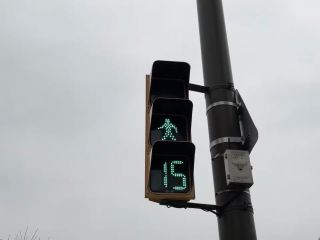
#> input picture app/test/fixtures/clip_qvga_f20.jpg, 320 x 240 px
$ python -i signal_head.py   (imports and definitions only)
#> lines starting #> are read from the running program, lines starting #| are printed output that depends on the picture; after the words box and inside, x2 and y2 are one past the last pixel; in counts of white or black regions, pixels touching at a corner belong together
#> further down, picture is the input picture: shape (240, 320, 3); mean B, G, R 177.1, 175, 172.4
### digits.py
"""잔여 시간 숫자 읽기 (5단계, 선택 기능) — 7-세그먼트 디코딩, 딥러닝 없음.

보행 신호 잔여시간 표시기는 붉은 LED 7-세그먼트 형태가 표준적이다.
숫자 ROI → 빨강 마스크 → 열 투영으로 자릿수 분리 → 자릿수별 7개
세그먼트 영역 샘플링 → 패턴 테이블 디코딩.

정직성 원칙: 모든 자릿수가 유효 패턴으로 디코딩될 때만 값을 내고,
아니면 None("판독 불가"). 시간 안정화(최근 5프레임 다수결)까지 통과해야
stable 값이 된다. 어설픈 추측은 하지 않는다.
"""

from __future__ import annotations

from collections import Counter, deque

import cv2
import numpy as np

# 세그먼트 이름: a=상단, b=우상, c=우하, d=하단, e=좌하, f=좌상, g=중앙
DIGIT_PATTERNS = {
    "abcdef": 0, "bc": 1, "abged": 2, "abgcd": 3, "fgbc": 4,
    "afgcd": 5, "afgedc": 6, "abc": 7, "abcdefg": 8, "abcdfg": 9,
}
# 정규화 좌표 (x1, y1, x2, y2) — 자릿수 셀 안에서 각 세그먼트를 샘플링할 영역
SEGMENT_REGIONS = {
    "a": (0.25, 0.00, 0.75, 0.18),
    "b": (0.70, 0.12, 1.00, 0.44),
    "c": (0.70, 0.56, 1.00, 0.88),
    "d": (0.25, 0.82, 0.75, 1.00),
    "e": (0.00, 0.56, 0.30, 0.88),
    "f": (0.00, 0.12, 0.30, 0.44),
    "g": (0.25, 0.41, 0.75, 0.59),
}


def _normalize_pattern(segs: set[str]) -> str:
    return "".join(sorted(segs))


# 패턴 테이블을 정렬 키로 재색인
_PATTERNS_SORTED = {_normalize_pattern(set(k)): v for k, v in DIGIT_PATTERNS.items()}


class DigitReader:
    # [167 lines left out: functions __init__, _mask, _split_cells, _seg_ratio, _decode_cell, read_frame and 2 more, not called in this run]

### signal_head.py
"""보행 신호등 몸체를 찾아 그 안의 램프 색과 옆 잔여시간 숫자를 읽는다.

중앙 고정 ROI 대신 사진 전체에서 신호등을 찾는다. 판독 규칙:
- 신호등 몸체 = 어두운 세로 직사각형(높이/폭 1.4~3.2, 사각형 채움 0.75 이상).
- 빨강은 몸체 **위 칸**, 초록은 **아래 칸**에서만 인정한다. 보행 신호등의 램프
  배치와 같다. 몸체 밖의 색 물체나 칸이 뒤바뀐 색은 신호로 보지 않는다.
- 잔여시간 숫자 = 몸체 오른쪽, 아래 램프 높이에 있는 어두운 상자의 빨간 7-세그먼트.
  숫자는 판단을 더 조심스럽게 만드는 데만 쓴다(judge에서 API보다 짧으면 WAIT).

정직성: 몸체를 못 찾거나 두 칸이 동시에 켜지면 NONE(확인 불가)이다.
"""
from __future__ import annotations

import copy
from dataclasses import dataclass, field

import cv2
import numpy as np

from detector import RAW_GREEN, RAW_NONE, RAW_RED, ColorDetector
from digits import DigitReader

# 몸체로 볼 '어두움' 기준. 휴대폰 화면을 찍으면 몸체 V≈80, 꺼진 램프 V≈100~110, 배경 V≈170~196
# 이다(2026-10-22 실측). 고정 비율(중간값×0.6≈98)은 꺼진 램프를 몸체에서 떨어뜨려 몸체가 반토막
# 났다. 밝기 분포를 두 무리로 나누는 Otsu 값(중간값×0.85 이하)을 쓰고, 켜진 램프·숫자처럼 선명한
# 색 픽셀(LIT_HSV)도 몸체 마스크에 합친다. 실사진 기록 세션에서 빨강 2%→39%, 초록 0%→41%.
DARK_MEDIAN_CAP = 0.85
LIT_HSV = ((0, 80, 120), (180, 255, 255))
MIN_HEAD_AREA = 0.01   # 몸체 bbox 최소 면적(사진 대비)
HEAD_ASPECT = (1.3, 3.2)
MIN_RECT_FILL = 0.65   # 윤곽 면적 / bbox 면적 — 직사각형다움(흐린 실사진 기준)
# 칸 안에서는 켜진 램프가 칸의 60% 이상을 덮는 것이 정상이다(실측 0.71). 기존 검출기의
# '너무 큰 덩어리 = 신호등 아님' 상한(0.6)을 칸 검사에서만 올린다.
CELL_MAX_AREA = 0.95
# 추적: 이번 사진에서 몸체를 못 찾아도 최근 TRACK_MAX_MISSES장 안에 찾은 자리가 여전히 몸체처럼
# (몸체 마스크가 TRACK_MIN_FILL 이상 채움) 보이면 그 자리로 램프·숫자를 읽는다. 카메라가 딴 곳을
# 보면 그 자리가 몸체처럼 보이지 않아 추적하지 않는다. 실사진 1,915장 재판독: 맞는 안내 321→355,
# 빨간 화면에 초록 계열 6→6, 초록 화면에 빨강 5→5, 점멸 확정 전 '초록' 18→20(모두 대기 안내).
TRACK_MAX_MISSES = 2
TRACK_MIN_FILL = 0.6
# 숫자 상자가 있어야 할 자리(몸체 크기 대비). 작은 교차로 화면 배치(몸체 35×70, 간격 4,
# 상자 34×22, 아래 램프 높이)와 같다. 상자 윤곽을 따로 못 찾았을 때만 쓴다.
BOX_GEOMETRY = {'gap': 4 / 35, 'width': 34 / 35, 'height': 22 / 70, 'center_y': 0.75}
# 숫자 상자는 숫자가 테두리에 가까우면 어두운 테두리가 얇아져 윤곽이 오목해진다.
MIN_BOX_FILL = 0.5
# 숫자 상자 안 빨강 기준과 7-세그먼트 판정값(신호등 모드 전용, main.py의 digits 설정은 그대로).
# 2026-10-22 실사진 기록 세션(숫자 상자 300장, 정답=작은 교차로 남은 초)에서 앞 절반으로 고르고
# 뒤 절반으로 검증했다: 기존(S≥80·V≥130, 켜짐 0.5·꺼짐 0.2·채움 0.65) 60개 정답/2개 오답 →
# 아래 값 71개/1개. 합성 JPEG 0~99는 100개 모두 읽는다. 획 둘레 JPEG 번짐은 V가 낮아 V≥160이
# 걸러내고, 휴대폰 화면 촬영은 채도가 낮아 S 기준은 50으로 둔다.
DIGIT_PARAMS = {'seg_on_ratio': 0.4, 'seg_off_ratio': 0.25, 'max_cell_fill': 0.75}
# 휴대폰 밝기를 낮추면 숫자 획이 어두워져(실측 V≈128) 고정 기준(V≥160)을 못 넘는다. 고정 기준으로
# 못 읽을 때만, 숫자 상자 안 '빨간 정도(R−max(G,B))' 분포에서 Otsu로 기준을 정해 다시 읽는다.
# 실사진 300장(앞 절반으로 고르고 뒤 절반으로 검증): 원래 밝기 정답 71→78, 밝기 75%·60%로 낮춘
# 사진에서 0→57·52. 오답은 1→2·3·1, 빈 상자(빨강 신호 238장)에서 숫자 0건, 합성 0~99 모두 읽음.
ADAPTIVE_DIGITS = {'min_redness': 25, 'min_otsu': 15,
                   'params': {'seg_on_ratio': 0.5, 'seg_off_ratio': 0.3, 'max_cell_fill': 0.75}}
DIGIT_RED_HSV = [{'lower': [0, 50, 160], 'upper': [10, 255, 255]},
                 {'lower': [170, 50, 160], 'upper': [180, 255, 255]}]


class _RednessDigitReader(DigitReader):
    """숫자 상자 안에서 빨간 정도의 분포로 기준을 정하는 판독기(어두운 화면용)."""
    # [10 lines left out: function _mask, not called in this run]


class HeadDigitReader(DigitReader):
    """고정 기준으로 먼저 읽고, 못 읽으면 빨간 정도 분포 기준으로 다시 읽는다. 시간 다수결은 그대로."""
    def __init__(self, fixed_cfg, adaptive_cfg):
        super().__init__(fixed_cfg)
        self._fallback = _RednessDigitReader(adaptive_cfg)

    def read_frame(self, roi_bgr):
        value = super().read_frame(roi_bgr)
        return value if value is not None else self._fallback.read_frame(roi_bgr)


@dataclass
class HeadResult:
    raw: str = RAW_NONE
    reason: str = ''
    head: list | None = None        # [x, y, w, h]
    lamp: list | None = None        # 판독에 쓴 칸
    digit_box: list | None = None
    digits_frame: int | None = None  # 이 프레임 즉석 판독
    digits: int | None = None        # 최근 프레임 다수결 확정값
    red_area: float = 0.0
    green_area: float = 0.0
    boxes: list = field(default_factory=list)
    tracked: bool = False            # 이번 사진에서 몸체를 새로 찾지 못해 직전 위치를 이어 썼는가


def _head_mask(image_bgr):
    """몸체 후보 마스크: 어두운 픽셀 ∪ 선명한 색 픽셀(켜진 램프·숫자)."""
    hsv = cv2.cvtColor(image_bgr, cv2.COLOR_BGR2HSV)
#> hsv: shape (240, 320, 3); mean H, S, V 97.1, 17.7, 177.8
    v = hsv[..., 2]
    otsu, _ = cv2.threshold(cv2.GaussianBlur(v, (5, 5), 0), 0, 255,
                            cv2.THRESH_BINARY + cv2.THRESH_OTSU)
#> otsu = 126
    dark_v = int(min(otsu, DARK_MEDIAN_CAP * float(np.median(v))))
#> dark_v = 126
    mask = cv2.bitwise_or(cv2.inRange(v, 0, dark_v), cv2.inRange(hsv, *LIT_HSV))
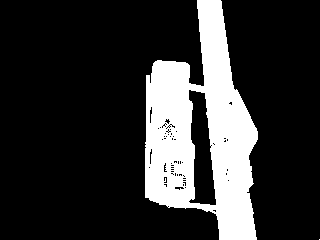
#> mask: shape (240, 320); 19.5% white; 2 white regions (1 under 20 px), largest, box (x1, y1, x2, y2) and area: (145, 0, 258, 240) 14983
    kernel = np.ones((3, 3), np.uint8)
    mask = cv2.morphologyEx(mask, cv2.MORPH_OPEN, kernel)
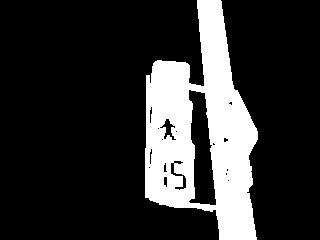
#> mask: shape (240, 320); 19.3% white; 1 white region, box (x1, y1, x2, y2) and area: (145, 0, 258, 240) 14823
    return cv2.morphologyEx(mask, cv2.MORPH_CLOSE, kernel)
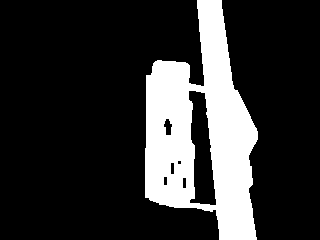
#> returned value: shape (240, 320); 19.6% white; 1 white region


def _dark_rects(image_bgr):
    """몸체 후보 마스크의 바깥 윤곽 → (bbox, 채움비율) 목록."""
    contours, _ = cv2.findContours(_head_mask(image_bgr), cv2.RETR_EXTERNAL,
                                   cv2.CHAIN_APPROX_SIMPLE)
#> contours = 1 contour; box (x1, y1, x2, y2) and area: (145, 0, 258, 240) 16811
    out = []
    for c in contours:
        x, y, w, h = cv2.boundingRect(c)
        if w < 4 or h < 4:
            continue
        out.append(((x, y, w, h), cv2.contourArea(c) / float(w * h)))
#> this loop made 1 pass
#> (x, y, w, h) on pass 1: (145, 0, 113, 240)
#> after the loop, out = [((145, 0, 113, 240), 0.62)]
    return out


class SignalHeadReader:
    # [146 lines left out: functions __init__, _track, locate, _box_at_expected_place, read, draw_signal_head, not called in this run]

>>> import cv2
>>> picture = cv2.imread('app/test/fixtures/clip_qvga_f20.jpg')
>>> result = _dark_rects(picture)
#> result = [((145, 0, 113, 240), 0.62)]
